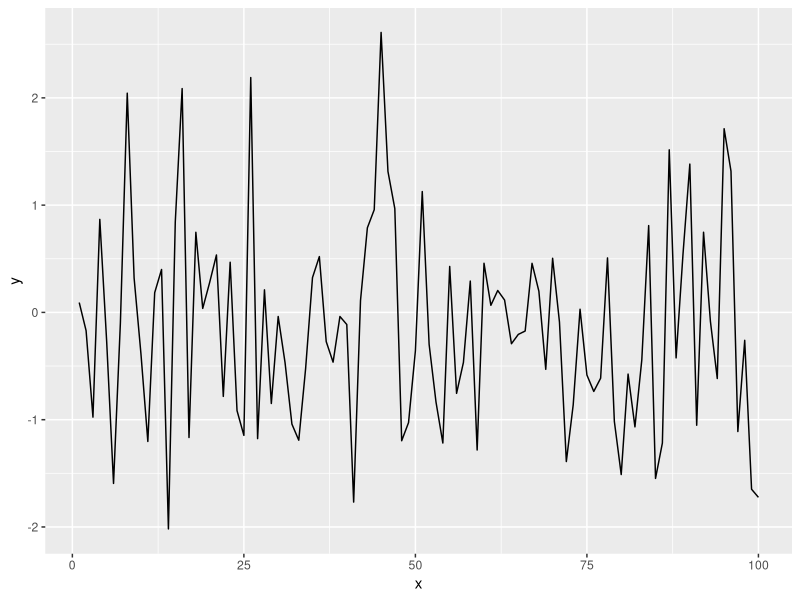

Write R code to recreate this figure.
## ---- chunk 1
library(tidyverse)



## ---- chunk 2
x = seq(1:100)
  y = rnorm(100)
  dat = data.frame(x, y)
  ggplot(dat, aes(x = x, y = y)) +
  geom_line()





